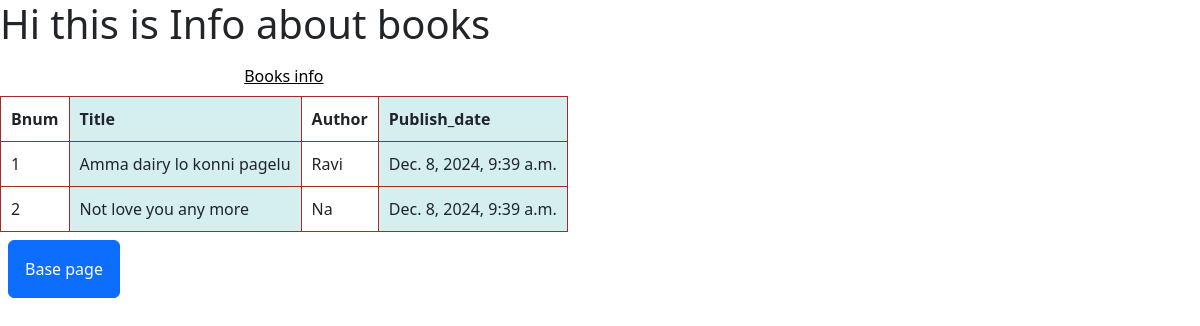
Page /book_info on the committed database.
### app1/models.py (models this page shows)
class Book(models.Model):
    number=models.IntegerField()
    title=models.CharField(max_length=255)
    author=models.CharField(max_length=255)
    published_date=models.DateTimeField(default=datetime.now)

### app1/views.py (the view)
# urls.py: path('book_info',book_info),
def book_info(request):
    book = Book.objects.all()
    return render(request, "index.html", {"book": book})

### templates/index.html (shortened to what this page needs)
<!DOCTYPE html>
<html lang="en">
<head>
    <link rel="stylesheet" href="https://cdn.jsdelivr.net/npm/bootstrap@5.3.3/dist/css/bootstrap.min.css">
</head>
<body>
    <h1>Hi this is Info about books</h1>
    {% if book %}
        <table>
            <caption>Books info</caption>
            <thead>
                <th>Bnum</th>
                <th>Title</th>
                <th>Author</th>
                <th>Publish_date</th>
            </thead>
            {% for i in book %}
                <tr>
                    <td>{{i.number}}</td>
                    <td>{{i.title}}</td>
                    <td>{{i.author}}</td>
                    <td>{{i.published_date}}</td>
                </tr>
            {% endfor %}
        </table>
        {% else %}
        <p>No Books Information present</p>
    {% endif %}
    <a href="http://127.0.0.1:8000/" class="btn btn-primary m-2 p-3">Base page</a>
</body>
</html>

### templates/index.html (style rules this page uses)
table,th,td { border: 1px solid brown; border-collapse: collapse; }
table caption { caption-side: top; text-align: center; text-decoration: underline; color: black; }
th,td { padding: 10px; margin: 5px; }
th:nth-child(even),td:nth-child(even) { background-color: rgba(150, 212, 212, 0.4); }

### rows in the picture
Book: number "1", title "Amma dairy lo konni pagelu", author "Ravi", published_date "Dec. 8, 2024, 9:39 a.m."
Book: number "2", title "Not love you any more", author "Na", published_date "Dec. 8, 2024, 9:39 a.m."
